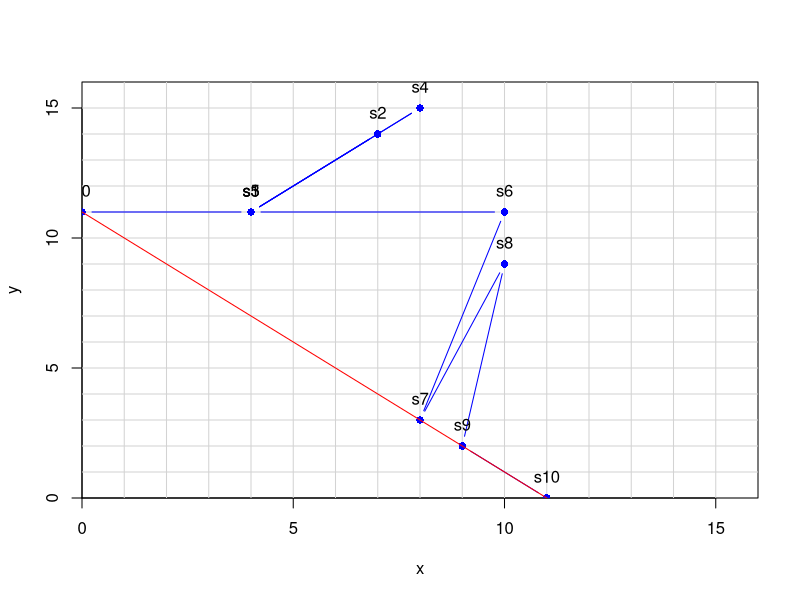

Write the R code that produced this figure.
nodes <- data.frame(name=paste0("s", 0:10), x=c(0,4,7,4,8,4,10,8,10,9,11), y=c(11,11,14,11,15,11,11,3,9,2,0))

plot(0, 0, type="n", xlab="x", ylab="y", xlim=c(0, 16), ylim=c(0, 16), xaxs="i", yaxs="i")
grid(nx = 16, ny = 16, lty = 1, col = "lightgray")

# Add the nodes as points and connect them with lines
points(nodes$x, nodes$y, type="b", pch=16, col="blue")
text(nodes$x, nodes$y+0.2, labels=nodes$name, pos=3)
abline(a=11, b=-1, col="red")

# Calculate the distances between each node and the diagonal line
distances <- abs((nodes$x + nodes$y - 11)/sqrt(2))
print(distances)
nodes$exploration <- distances
